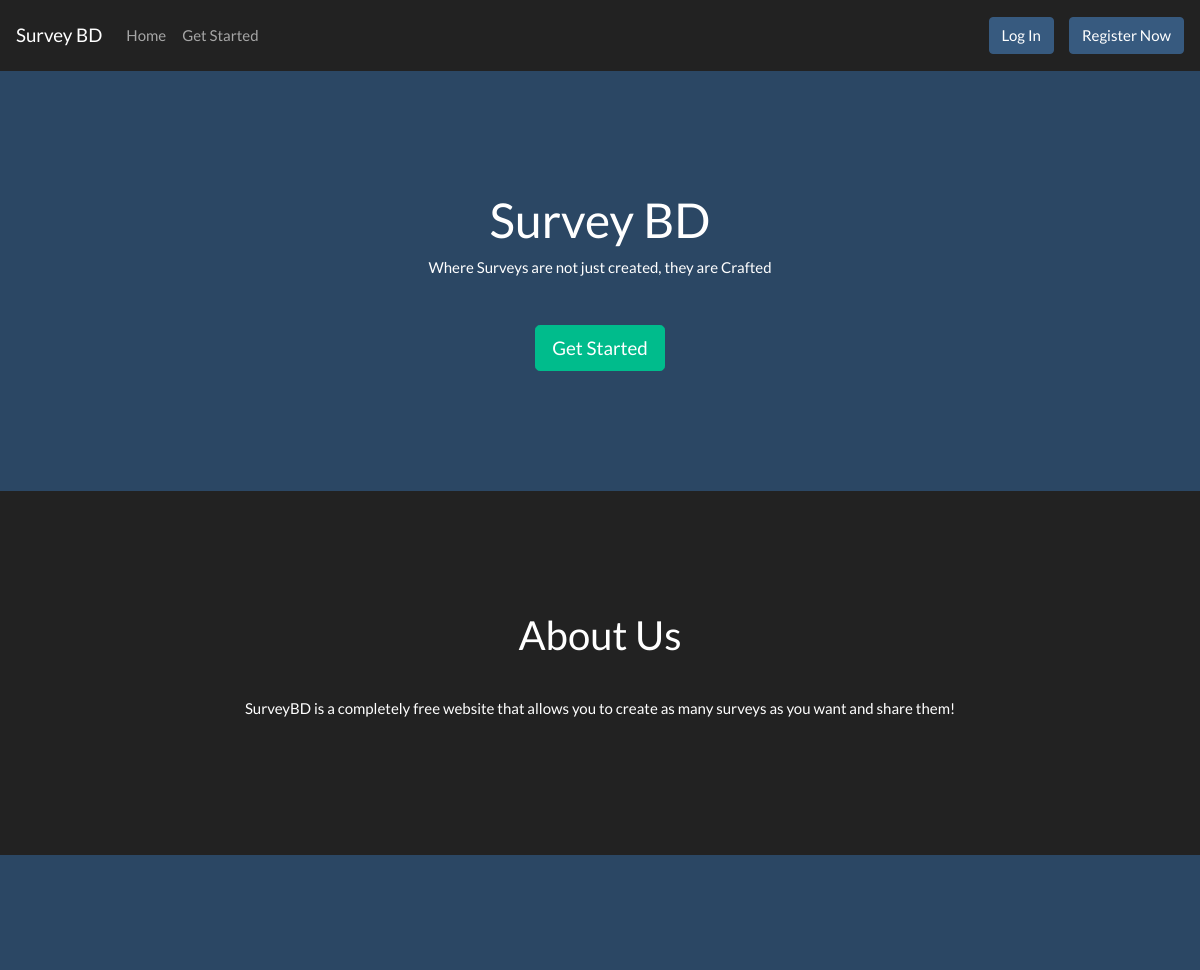
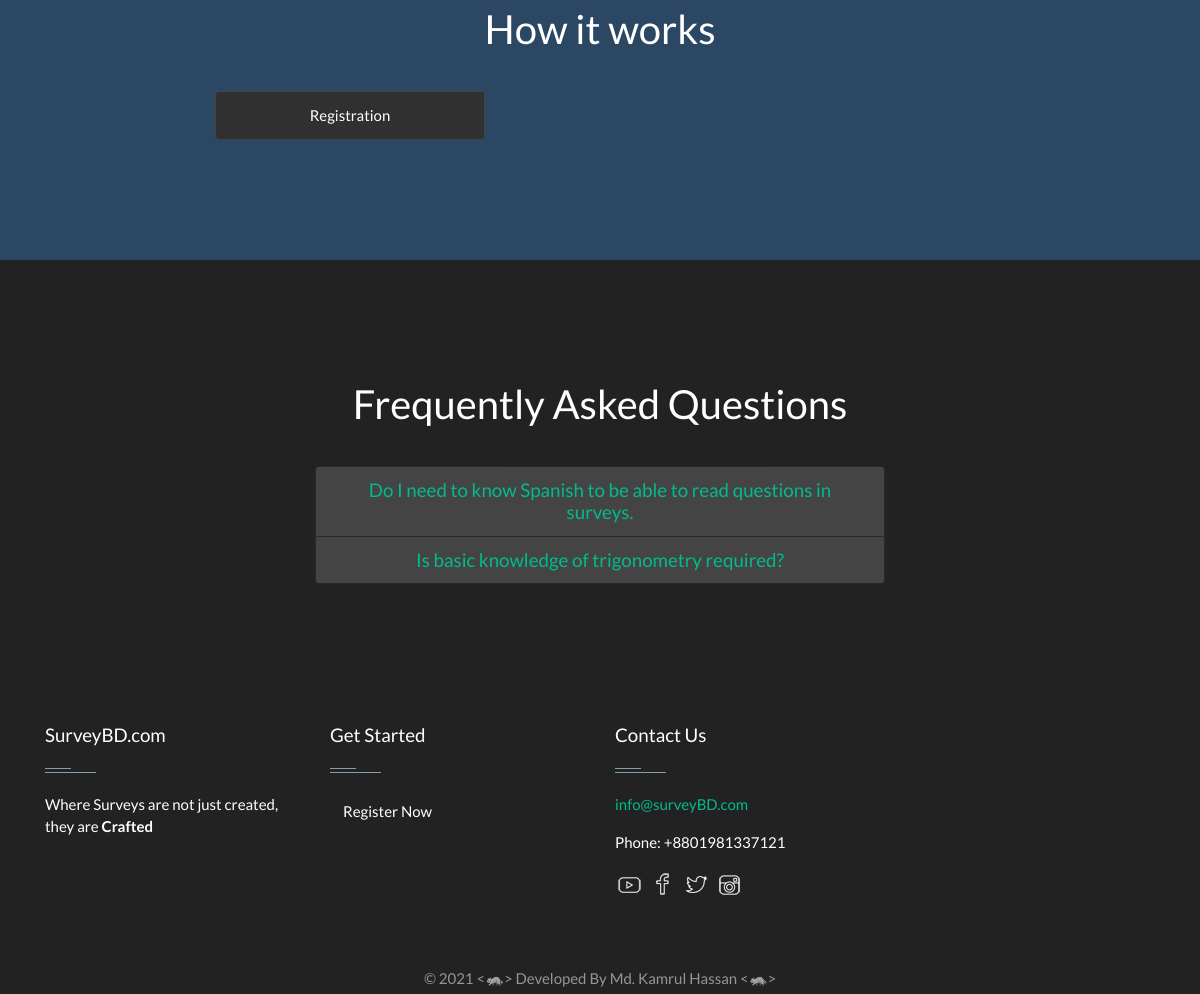
The page / on the database its author committed (2 pictures, top to bottom).
### tables this page shows
CREATE TABLE `explanations` (
  `id` int(255) NOT NULL,
  `section_name` varchar(255) NOT NULL,
  `body` varchar(255) NOT NULL
);

CREATE TABLE `faq` (
  `id` int(255) NOT NULL,
  `question` varchar(255) NOT NULL,
  `answer` varchar(255) NOT NULL
);

### classes/Explanation.php (called while the page is built, shortened)
<?php
class Explanation implements ExplanationInterface {
    public function listExps($dbcon){
        $sql = 'SELECT * FROM explanations';
        $pdostm = $dbcon->prepare($sql);
        $pdostm->execute();
        $exps = $pdostm->fetchAll(PDO::FETCH_ASSOC);
        return $exps;
    }
}

### classes/FAQ.php (called while the page is built, shortened)
<?php
class FAQ implements FAQInterface {
    public function listFAQs($dbcon){
        $sql = 'SELECT * FROM faq';
        $pdostm = $dbcon->prepare($sql);
        $pdostm->execute();
        $faqs = $pdostm->fetchAll(PDO::FETCH_ASSOC);
        return $faqs;
    }
}

### index.php (the view, shortened to what this page needs)
<?php
require_once 'dbConnection.php';
require_once 'classes/FAQ.php';
require_once 'classes/Explanation.php';
$dbcon = Database::getDb();
$f = new FAQ();
$faqs = $f->listFAQs($dbcon);
$e = new Explanation();
$exps = $e->listExps($dbcon);
?>
<!DOCTYPE html>
<html lang="en">
<head>
    <link rel="stylesheet" href="css/index.css">
    <link rel="stylesheet" href="css/footerStyle.css">
    <link href="https://stackpath.bootstrapcdn.com/bootswatch/4.4.1/darkly/bootstrap.min.css" rel="stylesheet">
</head>
<body>
    <?php include_once 'header.php'; ?>
    <main>
        <div class="container-fluid text-center bg text">
            <h1>Survey BD</h1>
            <p>Where Surveys are not just created, they are Crafted</p>
            <div class="pad-top">
                <a href="#get-started" class="btn btn-success btn-lg">Get Started</a>
            </div>
        </div>
        <div class="container-fluid text-center">
            <h2>About Us</h2>
            <p class="pad-top">SurveyBD is a completely free website that allows you to create as many surveys as you want and share them!</p>
        </div>
        <div class="container-fluid bg text-center" id="get-started">
            <h2 class="text">How it works</h2>
            <div class="row pad-top">
                <div class="col-2"></div>
                <div class="col-3">
                    <div class="list-group" id="list-exp" role="tablist">
                        <?php foreach($exps as $exp){ ?>
                            <a class="list-group-item list-group-item-action" id="list-<?= $exp['id']; ?>-exp" data-toggle="list" href="#list-<?= $exp['id']; ?>" role="tab" aria-controls="prince"><?= $exp['section_name']; ?></a>
                        <?php } ?>
                    </div>
                </div>
                <div class="col-5 text-left">
                </div>
                <div class="col-2"></div>
            </div>
        </div>
        <div class="container-fluid text-center">
            <h2>Frequently Asked Questions</h2>
            <div class="row pad-top">
                <div class="col-md-3"></div>
                <div class="accordion md-accordion col-md-6" id="accordionFAQ" role="tablist" aria-multiselectable="true">
                    <?php foreach($faqs as $faq){ ?>
                    <div class="card">
                        <div class="card-header" role="tab" id="heading<?= $faq['id']; ?>">
                            <a class="collapsed" data-toggle="collapse" data-parent="#accordionFAQ" href="#collapse<?= $faq['id']; ?>" aria-expanded="false" aria-controls="collapse<?= $faq['id']; ?>">
                                <h3 class="mb-0 h5"><?= $faq['question']; ?></h3>
                            </a>
                        </div>
                    </div>
                    <?php } ?>
                </div>
                <div class="col-md-3"></div>
            </div>
        </div>
    </main>
    <?php include 'footer.php'; ?>
</body>
</html>

### css/index.css (style rules this page uses)
.bg { background-color:#2B4764; }
.container-fluid { padding-top:120px; padding-bottom:120px; }
.pad-top { padding-top:30px; }

### css/footerStyle.css (style rules this page uses)
.btn { background-color: #ff8d1e; color:#fff; }

### rows shown on the page
explanations: section_name "Registration"
faq: question "Do I need to know Spanish to be able to read questions in surveys."
faq: question "Is basic knowledge of trigonometry required?"

### other values the page prints
date ('Y') "2021"
